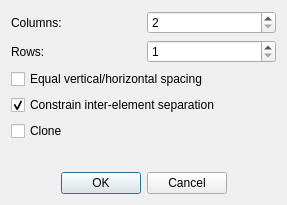
<?xml version="1.0" encoding="UTF-8"?>
<ui version="4.0">
 <class>SketcherGui::SketchRectangularArrayDialog</class>
 <widget class="QDialog" name="SketcherGui::SketchRectangularArrayDialog">
  <property name="windowModality">
   <enum>Qt::ApplicationModal</enum>
  </property>
  <property name="geometry">
   <rect>
    <x>0</x>
    <y>0</y>
    <width>287</width>
    <height>205</height>
   </rect>
  </property>
  <property name="windowTitle">
   <string>Create array</string>
  </property>
  <layout class="QVBoxLayout" name="verticalLayout">
   <item>
    <layout class="QHBoxLayout" name="horizontalLayout">
     <item>
      <widget class="QLabel" name="label">
       <property name="text">
        <string>Columns:</string>
       </property>
      </widget>
     </item>
     <item>
      <widget class="Gui::PrefSpinBox" name="ColsQuantitySpinBox">
       <property name="toolTip">
        <string>Number of columns of the linear array</string>
       </property>
       <property name="minimum">
        <number>2</number>
       </property>
       <property name="prefEntry" stdset="0">
        <cstring>DefaultArrayColumnNumber</cstring>
       </property>
       <property name="prefPath" stdset="0">
        <cstring>Mod/Sketcher</cstring>
       </property>
      </widget>
     </item>
    </layout>
   </item>
   <item>
    <layout class="QHBoxLayout" name="horizontalLayout_2">
     <item>
      <widget class="QLabel" name="label_2">
       <property name="text">
        <string>Rows:</string>
       </property>
      </widget>
     </item>
     <item>
      <widget class="Gui::PrefSpinBox" name="RowsQuantitySpinBox">
       <property name="toolTip">
        <string>Number of rows of the linear array</string>
       </property>
       <property name="minimum">
        <number>1</number>
       </property>
       <property name="prefEntry" stdset="0">
        <cstring>DefaultArrayRowNumber</cstring>
       </property>
       <property name="prefPath" stdset="0">
        <cstring>Mod/Sketcher</cstring>
       </property>
      </widget>
     </item>
    </layout>
   </item>
   <item>
    <widget class="Gui::PrefCheckBox" name="EqualVerticalHorizontalSpacingCheckBox">
     <property name="toolTip">
      <string>Makes the inter-row and inter-col spacing the same if clicked</string>
     </property>
     <property name="text">
      <string>Equal vertical/horizontal spacing</string>
     </property>
     <property name="prefEntry" stdset="0">
      <cstring>DefaultEqualVerticalHorizontalSpacing</cstring>
     </property>
     <property name="prefPath" stdset="0">
      <cstring>Mod/Sketcher</cstring>
     </property>
    </widget>
   </item>
   <item>
    <widget class="Gui::PrefCheckBox" name="ConstraintSeparationCheckBox">
     <property name="toolTip">
      <string>if selected, each element in the array is constraint with respect to the others using construction lines</string>
     </property>
     <property name="layoutDirection">
      <enum>Qt::LeftToRight</enum>
     </property>
     <property name="text">
      <string>Constrain inter-element separation</string>
     </property>
     <property name="checked">
      <bool>true</bool>
     </property>
     <property name="prefEntry" stdset="0">
      <cstring>DefaultConstraintArrayElements</cstring>
     </property>
     <property name="prefPath" stdset="0">
      <cstring>Mod/Sketcher</cstring>
     </property>
    </widget>
   </item>
   <item>
    <widget class="Gui::PrefCheckBox" name="CloneCheckBox">
     <property name="toolTip">
      <string>If checked it substitutes dimensional constraints by geometric constraints in the copies, so that a change in the original element is directly reflected on copies</string>
     </property>
     <property name="text">
      <string>Clone</string>
     </property>
     <property name="prefEntry" stdset="0">
      <cstring>CloneOnCopy</cstring>
     </property>
     <property name="prefPath" stdset="0">
      <cstring>Mod/Sketcher</cstring>
     </property>
    </widget>
   </item>
   <item>
    <spacer name="verticalSpacer">
     <property name="orientation">
      <enum>Qt::Vertical</enum>
     </property>
     <property name="sizeHint" stdset="0">
      <size>
       <width>20</width>
       <height>40</height>
      </size>
     </property>
    </spacer>
   </item>
   <item>
    <widget class="QDialogButtonBox" name="buttonBox">
     <property name="orientation">
      <enum>Qt::Horizontal</enum>
     </property>
     <property name="standardButtons">
      <set>QDialogButtonBox::Cancel|QDialogButtonBox::Ok</set>
     </property>
     <property name="centerButtons">
      <bool>true</bool>
     </property>
    </widget>
   </item>
  </layout>
 </widget>
 <customwidgets>
  <customwidget>
   <class>Gui::PrefSpinBox</class>
   <extends>QSpinBox</extends>
   <header>Gui/PrefWidgets.h</header>
  </customwidget>
  <customwidget>
   <class>Gui::PrefCheckBox</class>
   <extends>QCheckBox</extends>
   <header>Gui/PrefWidgets.h</header>
  </customwidget>
 </customwidgets>
 <resources/>
 <connections>
  <connection>
   <sender>buttonBox</sender>
   <signal>accepted()</signal>
   <receiver>SketcherGui::SketchRectangularArrayDialog</receiver>
   <slot>accept()</slot>
   <hints>
    <hint type="sourcelabel">
     <x>248</x>
     <y>254</y>
    </hint>
    <hint type="destinationlabel">
     <x>157</x>
     <y>274</y>
    </hint>
   </hints>
  </connection>
  <connection>
   <sender>buttonBox</sender>
   <signal>rejected()</signal>
   <receiver>SketcherGui::SketchRectangularArrayDialog</receiver>
   <slot>reject()</slot>
   <hints>
    <hint type="sourcelabel">
     <x>316</x>
     <y>260</y>
    </hint>
    <hint type="destinationlabel">
     <x>286</x>
     <y>274</y>
    </hint>
   </hints>
  </connection>
 </connections>
</ui>
